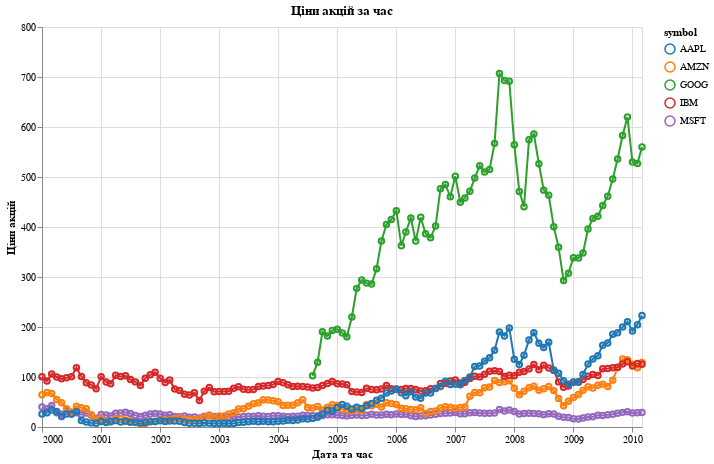

The notebook cell this image was saved under:
### Code cell
# Завантаження даних про акції
stocks_data = data.stocks()

# Побудова лінійного графіка з маркерами
chart = alt.Chart(stocks_data).mark_line(point={'filled': False}).encode(
   x=alt.X('date:T', title='Дата та час'), # Вісь x для дат
   y=alt.Y('price:Q', title='Ціни акцій'), # Вісь y для цін акцій
   color='symbol:N',              # Кожен графік позначається символом
).properties(
    width=600,
    height=400,
    title='Ціни акцій за час'
)

# Встановлення різних кольорів для різних символів акцій
chart = chart.encode(
    color=alt.Color('symbol:N', scale=alt.Scale(scheme='category10'))
)
chart

### Figure 1 — Vega-Lite specification as saved in the notebook (floating-point values rounded to 4 significant figures; data arrays with more than 128 entries replaced by an {"elided": "..."} marker saying what was removed)
{"config": {"view": {"continuousWidth": 300, "continuousHeight": 300}}, "data": {"name": "data-96e857a61c6b623bafe23440d582a500"}, "mark": {"type": "line", "point": {"filled": false}}, "encoding": {"color": {"field": "symbol", "scale": {"scheme": "category10"}, "type": "nominal"}, "x": {"field": "date", "title": "Дата та час", "type": "temporal"}, "y": {"field": "price", "title": "Ціни акцій", "type": "quantitative"}}, "height": 400, "title": "Ціни акцій за час", "width": 600, "$schema": "https://vega.github.io/schema/vega-lite/v5.15.1.json", "datasets": {"data-96e857a61c6b623bafe23440d582a500": {"elided": "560 records"}}}
